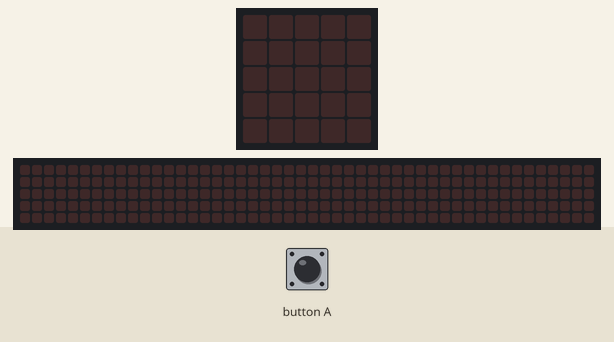
Recording of a program running on a simulated BBC micro:bit (MakeCode). On the bench: the board's 5×5 LED display, a strip that is not on the board, showing the scrolling text unrolled. Inputs (shaded band) come from the test bench. Random numbers come from a fixed seed; the 48×5 strip is a reading aid, not a part: it shows the text the display is scrolling, unrolled, one strip-width of it at a time.

Above: at 1.2 s.
1.3 s: button A pressed for 0.15 s
At 1.67 s:
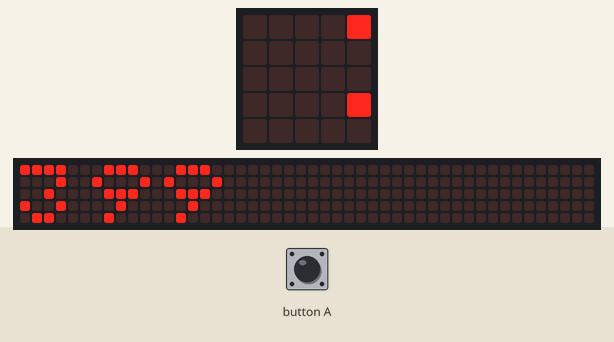
At 4.9 s:
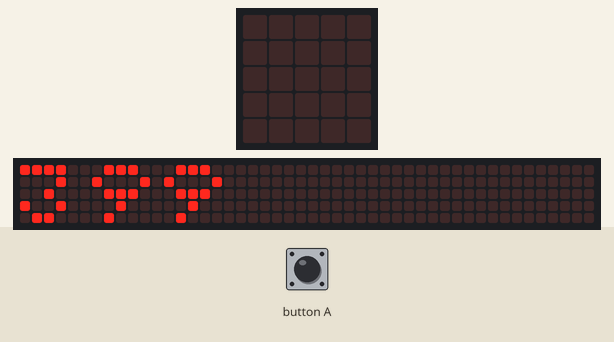
Timing chart, 0 to 6.4 s (numbered marks = the images above; inputs shaded):
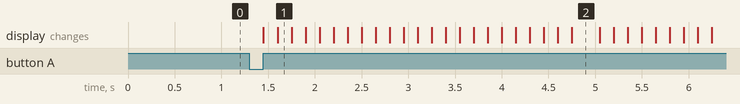

Measured:
- after the input at 1.3 s, the display: first changes after 0.15 s (image 1 shows a later state)

The program:

main.ts
```typescript
radio.onReceivedNumber(function (receivedNumber) {
    basic.showNumber(años)
    basic.showNumber(lobos)
    basic.showNumber(venpobdef)
})
input.onButtonPressed(Button.A, function () {
    while (venados > 0) {
        años += años + 1
        venpobdef += venados
        while (venpobdef > 0) {
            azar = randint(0, 100)
            if (azar > 0 && azar <= 18) {
                venados += venados + 1
            } else if (azar > 18 && azar <= 75) {
                venados += venados - 1
            } else {
                venpobdef += venpobdef - 1
                basic.showNumber(venpobdef)
            }
        }
    }
    basic.showNumber(años)
})
let azar = 0
let venpobdef = 0
let venados = 0
let años = 0
let lobos = 0
radio.setGroup(1)
lobos = 3
años = 0
venados = 200
```

test.ts
```typescript
// aquí va el archivo "tests"; esto no se compilará cuando este paquete se utilice como una extensión.
```
